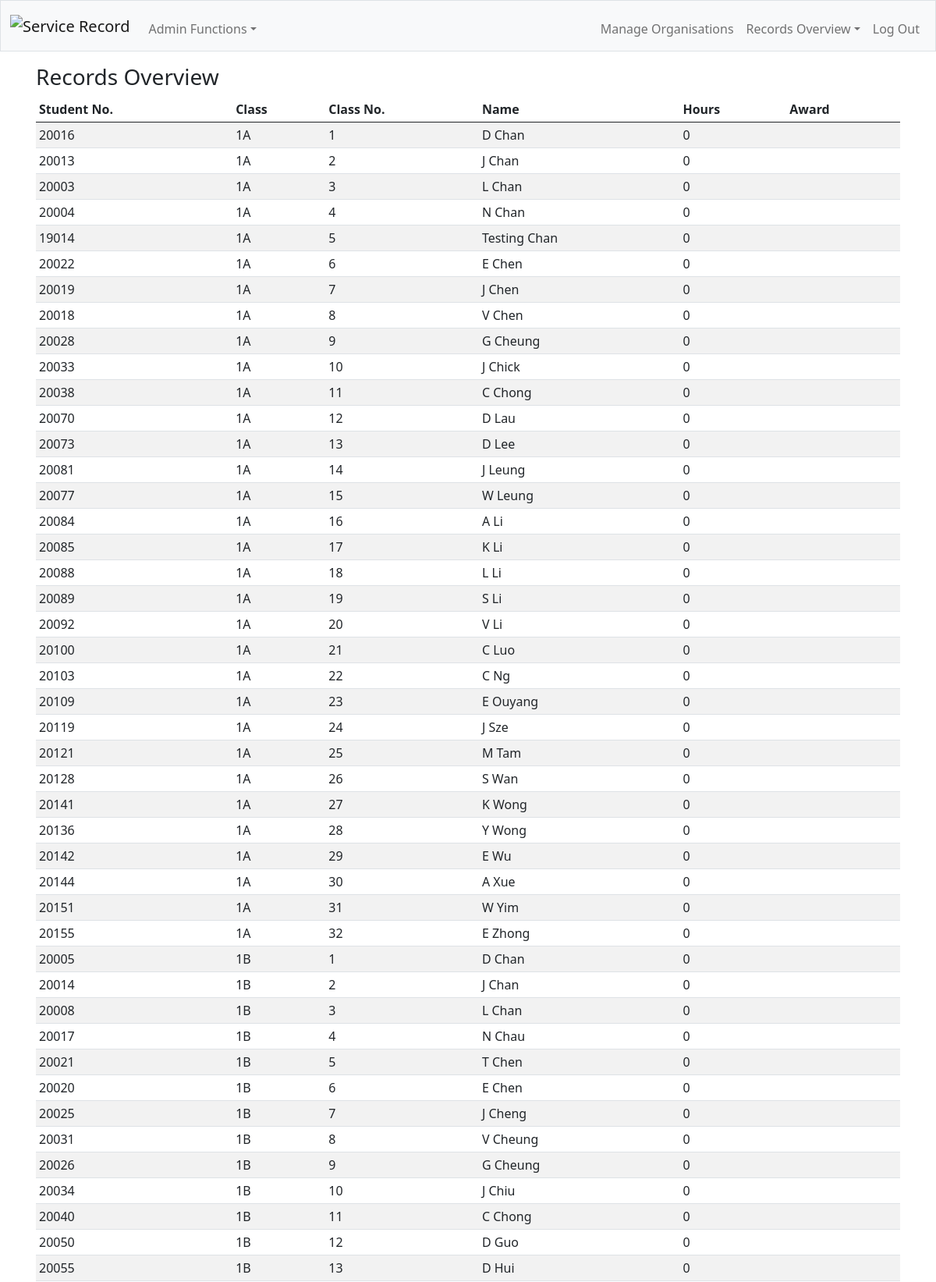
The app's page /s1overview (signed in, upper part) with its own data.
### tables this page shows
CREATE TABLE students (student_number INTEGER UNIQUE, class TEXT, class_number INTEGER, lastname TEXT, firstname TEXT, email TEXT, hash TEXT, total_hours NUMERIC DEFAULT 0, award TEXT);

### application.py (the view)
@app.route("/s1overview")
@login_required
def s1overview():
    if session.get("teacher_id") != 1:
        flash("You have no access to this.")
        return redirect(url_for("index"))
    else:
        cur.execute("SELECT * FROM students WHERE class LIKE ? ORDER BY class, class_number", ["1_"])
        students = cur.fetchall()
        return render_template("overview.html", students=students)

### application.py (called while the page is built)
def login_required(f):
    @wraps(f)
    def decorated_function(*args, **kwargs):
        if (session.get("student_number") is None) and (session.get("teacher_id") is None):
            flash("Please log in first.")
            return redirect(url_for("index"))
        return f(*args, **kwargs)
    return decorated_function

@app.context_processor
def check_identity():
    if session.get("student_number"):
        cur.execute("SELECT * FROM students WHERE student_number = ?", [session["student_number"]])
        rows = cur.fetchall()
        identity = rows[0][1] + "(" + str(rows[0][2]) + ")" + " " + rows[0][4] + " " + rows[0][3]
    elif session.get("teacher_id"):
        cur.execute("SELECT * FROM teachers WHERE teacher_id = ?", [session["teacher_id"]])
        rows = cur.fetchall()
        identity = rows[0][2]
    else:
        identity = "Not signed in"
    return dict(identity=identity)

### templates/overview.html (shortened to what this page needs)
{% extends "layout.html" %}
{% block main %}
    <h3>Records Overview</h3>
    <div class="table-responsive">
        <table class="table table-sm table-striped">
            <thead>
                <tr>
                    <th>Student No.</th>
                    <th>Class</th>
                    <th>Class No.</th>
                    <th>Name</th>
                    <th>Hours</th>
                    <th>Award</th>
                </tr>
            </thead>
            <tbody>
            {% for student in students %}
                <tr>
                    <td>{{ student[0] }}</td>
                    <td>{{ student[1] }}</td>
                    <td>{{ student[2] }}</td>
                    <td>{{ student[4] + " " + student[3] }}</td>
                    <td>{{ student[7] }}</td>
                    {% if student[8] == "Gold" %}
                        <td><strong><span style="color:DarkGoldenRod">{{ student[8] }}</span></strong></td>
                    {% elif student[8] == "Silver" %}
                        <td><strong><span style="color:SlateGrey">{{ student[8] }}</span></strong></td>
                    {% elif student[8] == "Bronze" %}
                        <td><strong><span style="color:Sienna">{{ student[8] }}</span></strong></td>
                    {% else %}
                        <td><strong>{{ student[8] }}</strong></td>
                    {% endif %}
            {% endfor %}
            </tbody>
        </table>
    </div>
{% endblock %}

### records on screen
students: student_number "20016", class "1A", class_number "1", firstname+lastname "D Chan", total_hours "0"
students: student_number "20013", class "1A", class_number "2", firstname+lastname "J Chan", total_hours "0"
students: student_number "20003", class "1A", class_number "3", firstname+lastname "L Chan", total_hours "0"
students: student_number "20004", class "1A", class_number "4", firstname+lastname "N Chan", total_hours "0"
students: student_number "19014", class "1A", class_number "5", firstname+lastname "Testing Chan", total_hours "0"
students: student_number "20022", class "1A", class_number "6", firstname+lastname "E Chen", total_hours "0"
students: student_number "20019", class "1A", class_number "7", firstname+lastname "J Chen", total_hours "0"
students: student_number "20018", class "1A", class_number "8", firstname+lastname "V Chen", total_hours "0"
students: student_number "20028", class "1A", class_number "9", firstname+lastname "G Cheung", total_hours "0"
students: student_number "20033", class "1A", class_number "10", firstname+lastname "J Chick", total_hours "0"
students: student_number "20038", class "1A", class_number "11", firstname+lastname "C Chong", total_hours "0"
students: student_number "20070", class "1A", class_number "12", firstname+lastname "D Lau", total_hours "0"
students: student_number "20073", class "1A", class_number "13", firstname+lastname "D Lee", total_hours "0"
students: student_number "20081", class "1A", class_number "14", firstname+lastname "J Leung", total_hours "0"
students: student_number "20077", class "1A", class_number "15", firstname+lastname "W Leung", total_hours "0"
students: student_number "20084", class "1A", class_number "16", firstname+lastname "A Li", total_hours "0"
students: student_number "20085", class "1A", class_number "17", firstname+lastname "K Li", total_hours "0"
students: student_number "20088", class "1A", class_number "18", firstname+lastname "L Li", total_hours "0"
students: student_number "20089", class "1A", class_number "19", firstname+lastname "S Li", total_hours "0"
students: student_number "20092", class "1A", class_number "20", firstname+lastname "V Li", total_hours "0"
students: student_number "20100", class "1A", class_number "21", firstname+lastname "C Luo", total_hours "0"
students: student_number "20103", class "1A", class_number "22", firstname+lastname "C Ng", total_hours "0"
students: student_number "20109", class "1A", class_number "23", firstname+lastname "E Ouyang", total_hours "0"
students: student_number "20119", class "1A", class_number "24", firstname+lastname "J Sze", total_hours "0"
students: student_number "20121", class "1A", class_number "25", firstname+lastname "M Tam", total_hours "0"
students: student_number "20128", class "1A", class_number "26", firstname+lastname "S Wan", total_hours "0"
students: student_number "20141", class "1A", class_number "27", firstname+lastname "K Wong", total_hours "0"
students: student_number "20136", class "1A", class_number "28", firstname+lastname "Y Wong", total_hours "0"
students: student_number "20142", class "1A", class_number "29", firstname+lastname "E Wu", total_hours "0"
students: student_number "20144", class "1A", class_number "30", firstname+lastname "A Xue", total_hours "0"
students: student_number "20151", class "1A", class_number "31", firstname+lastname "W Yim", total_hours "0"
students: student_number "20155", class "1A", class_number "32", firstname+lastname "E Zhong", total_hours "0"
students: student_number "20005", class "1B", class_number "1", firstname+lastname "D Chan", total_hours "0"
students: student_number "20014", class "1B", class_number "2", firstname+lastname "J Chan", total_hours "0"
students: student_number "20008", class "1B", class_number "3", firstname+lastname "L Chan", total_hours "0"
students: student_number "20017", class "1B", class_number "4", firstname+lastname "N Chau", total_hours "0"
students: student_number "20021", class "1B", class_number "5", firstname+lastname "T Chen", total_hours "0"
students: student_number "20020", class "1B", class_number "6", firstname+lastname "E Chen", total_hours "0"
students: student_number "20025", class "1B", class_number "7", firstname+lastname "J Cheng", total_hours "0"
students: student_number "20031", class "1B", class_number "8", firstname+lastname "V Cheung", total_hours "0"
students: student_number "20026", class "1B", class_number "9", firstname+lastname "G Cheung", total_hours "0"
students: student_number "20034", class "1B", class_number "10", firstname+lastname "J Chiu", total_hours "0"
students: student_number "20040", class "1B", class_number "11", firstname+lastname "C Chong", total_hours "0"
students: student_number "20050", class "1B", class_number "12", firstname+lastname "D Guo", total_hours "0"
students: student_number "20055", class "1B", class_number "13", firstname+lastname "D Hui", total_hours "0"
